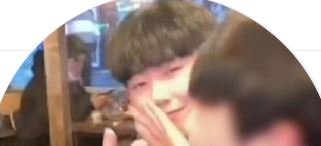
#> input picture CHAPTER9/images/filter.JPG, 321 x 146 px, found by its file name
$ python 06.FFT_filtering1.py
#> lines starting #> are read from the running program, lines starting #| are printed output that depends on the picture
import numpy as np, cv2
from Common.fft2d import fft2, ifft2, calc_spectrum, fftshift

def FFT(image, mode = 2):
    if mode == 1: dft = fft2(image) # 저자 구현 함수
    elif mode == 2: dft = np.fft.fft2(image)    # 넘파이 함수
    elif mode == 3: dft = cv2.dft(np.float32(image), flags = cv2.DFT_COMPLEX_OUTPUT)
    dft = fftshift(dft)
    spectrum = calc_spectrum(dft)
    return dft, spectrum

def IFFT(dft, shape, mode = 2):
    dft = fftshift(dft)     # 역 시프트
    if mode == 1: img = ifft2(dft).real
    if mode == 2: img = np.fft.ifft2(dft).real
    if mode == 3: img = cv2.idft(dft, flags = cv2.DFT_SCALE)[:, :, 0]
    img = img[:shape[0], :shape[1]]     # 영삽입 부분 제거
    return cv2.convertScaleAbs(img)     # 절대값 및 uint8 스케일링

image = cv2.imread("images/filter.jpg", cv2.IMREAD_GRAYSCALE)
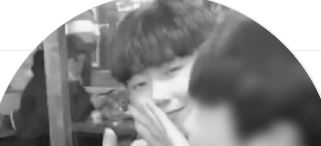
#> image: shape (146, 321); min 22, max 255, mean 140.5
if image is None: raise Exception("영상파일 읽기 에러")
cy, cx = np.divmod(image.shape, 2)[0]       # 행렬 중심점 구하기
#> cy = 73; cx = 160
mode = 3        # FFT 방법 선택

dft, spectrum = FFT(image, mode)        # FFT 수행 및 셔플링
#> (the run stopped early here; a loop or call above may not have finished)
